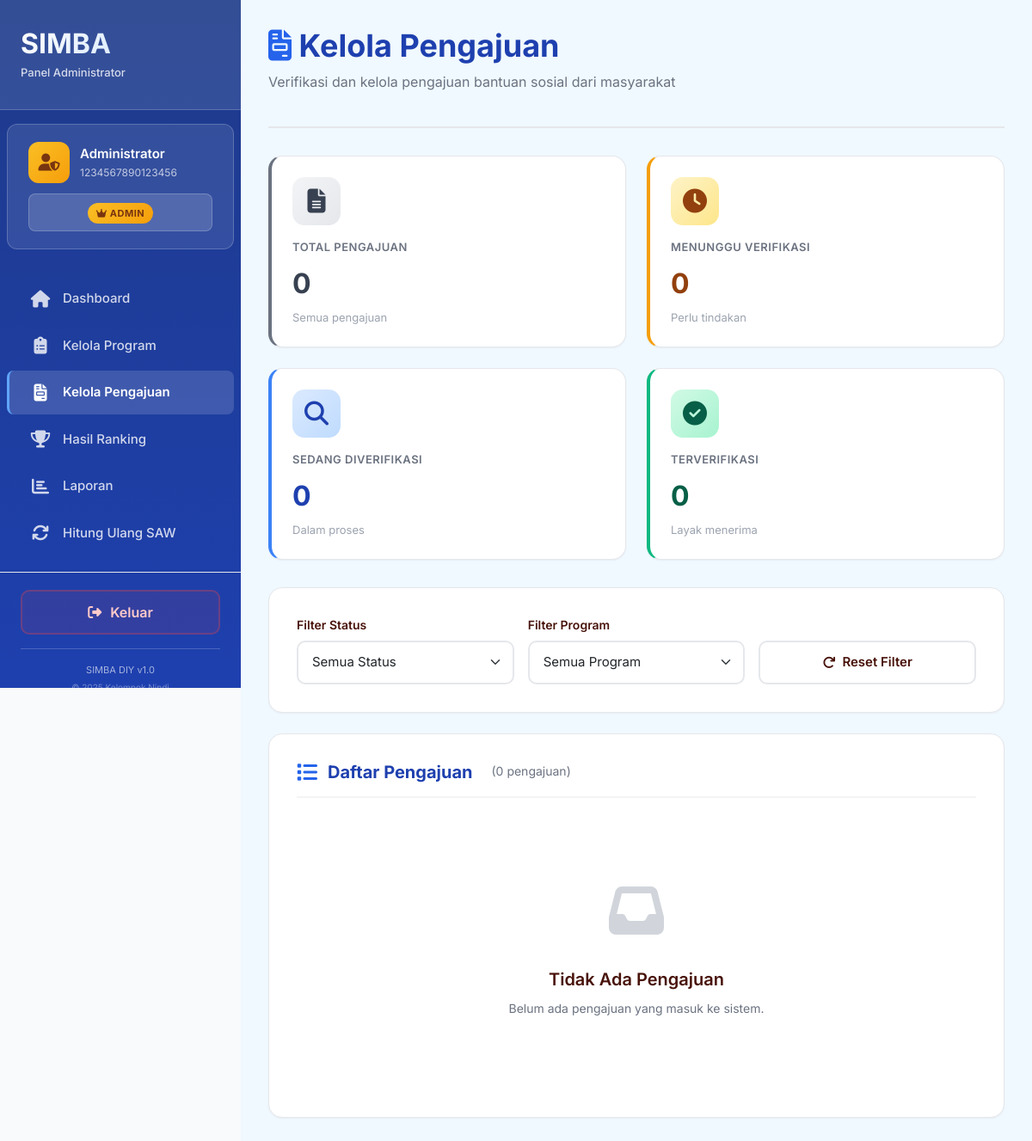
The app's page /admin/manage_submissions.php (signed in), older data.
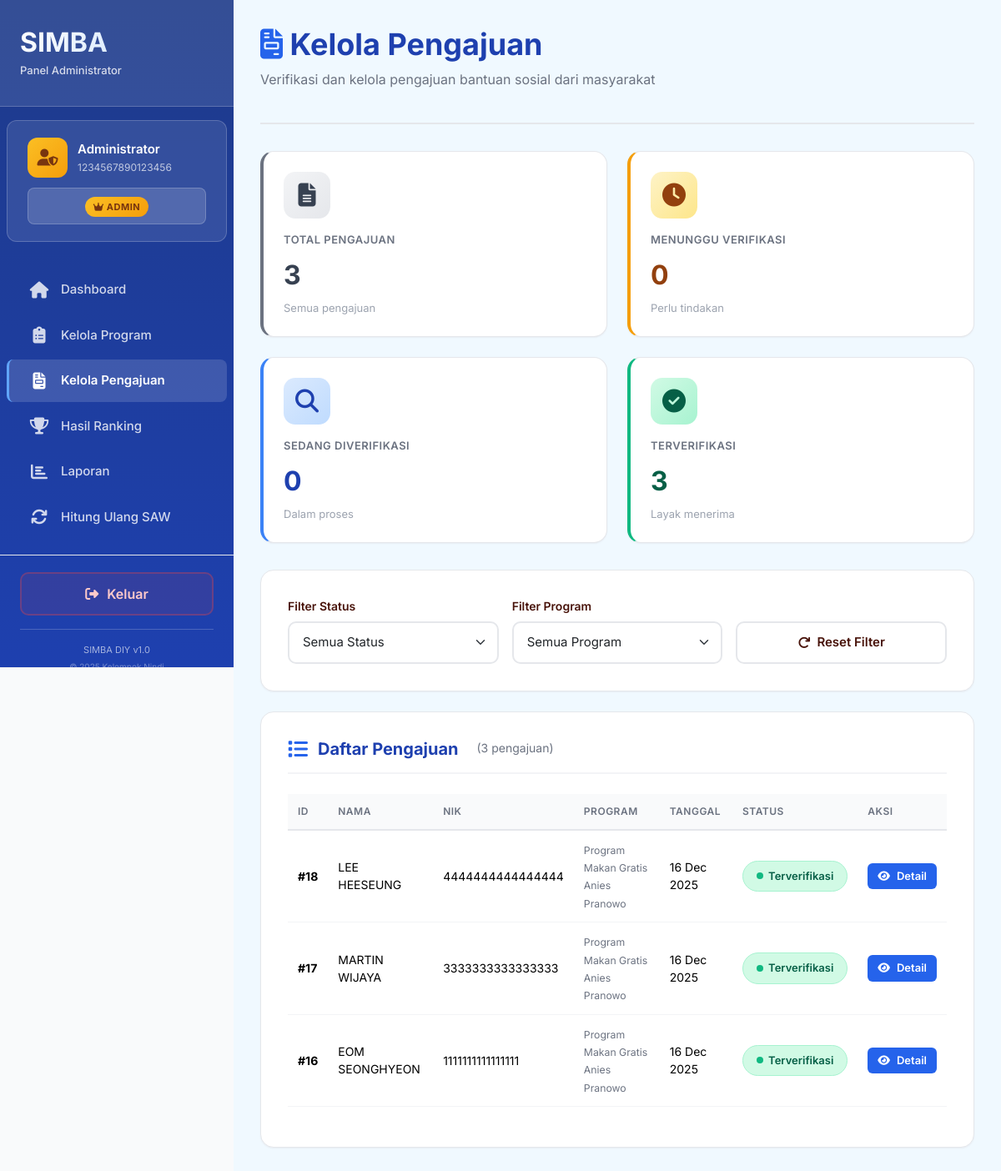
The same page, newer data.
### tables this page shows
CREATE TABLE `pengajuan` (
  `id` int(11) NOT NULL,
  `id_user` int(11) NOT NULL COMMENT 'Foreign key ke tabel user',
  `id_program` int(11) DEFAULT NULL COMMENT 'Foreign key ke program bantuan',
  `nik` varchar(16) NOT NULL COMMENT 'NIK pemohon',
  `no_kk` varchar(16) NOT NULL COMMENT 'Nomor Kartu Keluarga',
  `nama_lengkap` varchar(255) NOT NULL COMMENT 'Nama lengkap pemohon',
  `alamat` text NOT NULL COMMENT 'Alamat lengkap',
  `no_hp` varchar(15) NOT NULL COMMENT 'Nomor HP yang bisa dihubungi',
  `gaji` decimal(15,2) NOT NULL COMMENT 'Penghasilan per bulan (nilai tengah range)',
  `status_rumah` varchar(50) NOT NULL COMMENT 'Kepemilikan rumah: Sewa, Keluarga, Pribadi',
  `daya_listrik` varchar(50) NOT NULL COMMENT 'Kelistrikan: Menumpang, Pribadi 450 Watt, dst',
  `pengeluaran` decimal(15,2) NOT NULL COMMENT 'Pengeluaran per bulan (nilai tengah range)',
  `jml_keluarga` int(11) NOT NULL COMMENT 'Jumlah anggota keluarga (nilai representatif)',
  `jml_anak_sekolah` int(11) NOT NULL COMMENT 'Jumlah anak usia sekolah (5-18 tahun)',
  `status` enum('Menunggu Verifikasi','Sedang Diverifikasi','Terverifikasi','Ditolak') NOT NULL DEFAULT 'Menunggu Verifikasi' COMMENT 'Status pengajuan',
  `tanggal_dibuat` timestamp NOT NULL DEFAULT current_timestamp() COMMENT 'Waktu pengajuan dibuat'
);

CREATE TABLE `program_bantuan` (
  `id` int(11) NOT NULL,
  `nama_program` varchar(255) NOT NULL COMMENT 'Nama program bantuan',
  `deskripsi` text DEFAULT NULL COMMENT 'Deskripsi program',
  `kuota` int(11) NOT NULL COMMENT 'Jumlah penerima',
  `tanggal_mulai` date NOT NULL COMMENT 'Tanggal mulai program',
  `tanggal_selesai` date NOT NULL COMMENT 'Tanggal selesai program',
  `status` enum('Aktif','Tutup') NOT NULL DEFAULT 'Aktif' COMMENT 'Status program',
  `created_at` timestamp NOT NULL DEFAULT current_timestamp(),
  `updated_at` timestamp NOT NULL DEFAULT current_timestamp() ON UPDATE current_timestamp()
);

### admin/manage_submissions.php (the view, shortened to what the changed rows need)
<?php
$filter_status = $_GET['status'] ?? 'all';
$filter_program = $_GET['program'] ?? 'all';
$connection = getConnection();
$query = "SELECT p.*, u.nama as nama_user, pb.nama_program
          FROM pengajuan p
          JOIN user u ON p.id_user = u.id
          LEFT JOIN program_bantuan pb ON p.id_program = pb.id
          WHERE 1=1";
$query .= " ORDER BY p.tanggal_dibuat DESC";
$submissions = $connection->query($query)->fetch_all(MYSQLI_ASSOC);
?>
<!DOCTYPE html>
<html lang="id">
<head>
    <link rel="stylesheet" href="https://cdnjs.cloudflare.com/ajax/libs/font-awesome/6.5.2/css/all.min.css">
    <link href="https://cdn.jsdelivr.net/npm/bootstrap@5.3.5/dist/css/bootstrap.min.css" rel="stylesheet">
    <link rel="stylesheet" href="../css/style.css">
</head>
<body>
    <div class="dashboard-wrapper">
        <?php include('../templates/admin_sidebar.php'); ?>
        <div class="main-content" style="background-color: #f0f9ff;">
            <div class="page-header">
                <h1 class="page-title" style="color: #1e40af;">
                    <i class="fas fa-file-invoice" style="color: #2563eb;"></i> Kelola Pengajuan
                </h1>
            </div>
            <?php
            $stats = [
                'total' => count($submissions),
                'menunggu' => count(array_filter($submissions, fn($s) => $s['status'] == 'Menunggu Verifikasi')),
                'diverifikasi' => count(array_filter($submissions, fn($s) => $s['status'] == 'Sedang Diverifikasi')),
                'terverifikasi' => count(array_filter($submissions, fn($s) => $s['status'] == 'Terverifikasi')),
                'ditolak' => count(array_filter($submissions, fn($s) => $s['status'] == 'Ditolak'))
            ];
            ?>
            <div class="dashboard-cards">
                <div class="dashboard-card" style="border-left: 4px solid #6b7280;">
                    <div class="card-icon" style="background: linear-gradient(135deg, #f3f4f6 0%, #e5e7eb 100%); color: #374151;">
                        <i class="fas fa-file-alt"></i>
                    </div>
                    <div class="card-title">Total Pengajuan</div>
                    <div class="card-value" style="color: #374151;"><?php echo $stats['total']; ?></div>
                    <div class="card-description">Semua pengajuan</div>
                </div>
                <div class="dashboard-card" style="border-left: 4px solid #f59e0b;">
                    <div class="card-icon" style="background: linear-gradient(135deg, #fef3c7 0%, #fde68a 100%); color: #92400e;">
                        <i class="fas fa-clock"></i>
                    </div>
                    <div class="card-title">Menunggu Verifikasi</div>
                    <div class="card-value" style="color: #92400e;"><?php echo $stats['menunggu']; ?></div>
                    <div class="card-description">Perlu tindakan</div>
                </div>
                <div class="dashboard-card" style="border-left: 4px solid #3b82f6;">
                    <div class="card-icon" style="background: linear-gradient(135deg, #dbeafe 0%, #bfdbfe 100%); color: #1e40af;">
                        <i class="fas fa-search"></i>
                    </div>
                    <div class="card-title">Sedang Diverifikasi</div>
                    <div class="card-value" style="color: #1e40af;"><?php echo $stats['diverifikasi']; ?></div>
                    <div class="card-description">Dalam proses</div>
                </div>
                <div class="dashboard-card" style="border-left: 4px solid #10b981;">
                    <div class="card-icon" style="background: linear-gradient(135deg, #d1fae5 0%, #a7f3d0 100%); color: #065f46;">
                        <i class="fas fa-check-circle"></i>
                    </div>
                    <div class="card-title">Terverifikasi</div>
                    <div class="card-value" style="color: #065f46;"><?php echo $stats['terverifikasi']; ?></div>
                    <div class="card-description">Layak menerima</div>
                </div>
            </div>
            <div class="form-card">
                <h2 class="form-section-title" style="color: #1e40af;">
                    <i class="fas fa-list" style="color: #2563eb;"></i> Daftar Pengajuan
                    <span style="font-size: 14px; font-weight: normal; color: #6b7280; margin-left: 10px;">
                        (<?php echo count($submissions); ?> pengajuan)
                    </span>
                </h2>
                <?php if (empty($submissions)): ?>
                    <div class="empty-state">
                        <div class="empty-state-icon">
                            <i class="fas fa-inbox"></i>
                        </div>
                        <div class="empty-state-title">Tidak Ada Pengajuan</div>
                        <div class="empty-state-description">
                            <?php if ($filter_status != 'all' || $filter_program != 'all'): ?>
                                Tidak ada pengajuan dengan filter yang dipilih. <a href="manage_submissions.php">Reset filter</a>
                            <?php else: ?>
                                Belum ada pengajuan yang masuk ke sistem.
                            <?php endif; ?>
                        </div>
                    </div>
                <?php else: ?>
                    <div class="table-responsive">
                        <table class="table">
                            <thead>
                                <tr>
                                    <th>ID</th>
                                    <th>Nama</th>
                                    <th>NIK</th>
                                    <th>Program</th>
                                    <th>Tanggal</th>
                                    <th>Status</th>
                                    <th>Aksi</th>
                                </tr>
                            </thead>
                            <tbody>
                                <?php foreach ($submissions as $sub): ?>
                                    <tr>
                                        <td><strong>#<?php echo $sub['id']; ?></strong></td>
                                        <td><?php echo htmlspecialchars($sub['nama_lengkap']); ?></td>
                                        <td><?php echo $sub['nik']; ?></td>
                                        <td>
                                            <small style="color: #6b7280;">
                                                <?php echo $sub['nama_program'] ? htmlspecialchars($sub['nama_program']) : 'Tidak ada program'; ?>
                                            </small>
                                        </td>
                                        <td><?php echo date('d M Y', strtotime($sub['tanggal_dibuat'])); ?></td>
                                        <td>
                                            <span class="status-badge status-<?php echo strtolower(str_replace(' ', '', $sub['status'])); ?>">
                                                <?php echo $sub['status']; ?>
                                            </span>
                                        </td>
                                        <td>
                                            <a href="?id=<?php echo $sub['id']; ?>" class="btn btn-sm" style="background-color: #2563eb; color: white; padding: 6px 12px; border-radius: 6px; font-size: 13px;">
                                                <i class="fas fa-eye"></i> Detail
                                            </a>
                                        </td>
                                    </tr>
                                <?php endforeach; ?>
                            </tbody>
                        </table>
                    </div>
                <?php endif; ?>
            </div>
        </div>
    </div>
</body>
</html>

Row changes from the older to the newer data that the page shows:
added pengajuan: jml_keluarga "3", jml_anak_sekolah "0", id "16", nama_lengkap "EOM SEONGHYEON", nik "1111111111111111", id_program.nama_program "Program Makan Gratis Anies Pranowo", tanggal_dibuat "16 Dec 2025", status "Terverifikasi"
added pengajuan: id "18", nama_lengkap "LEE HEESEUNG", nik "4444444444444444", id_program.nama_program "Program Makan Gratis Anies Pranowo", tanggal_dibuat "16 Dec 2025", status "Terverifikasi"
added pengajuan: id "17", nama_lengkap "MARTIN WIJAYA", nik "3333333333333333", id_program.nama_program "Program Makan Gratis Anies Pranowo", tanggal_dibuat "16 Dec 2025", status "Terverifikasi"
Text that changed along with them:
count($submissions): "0" → "3"
$stats['total']: "0" → (not shown)
$stats['menunggu']: "0" → (not shown)
$stats['diverifikasi']: "0" → (not shown)
$stats['terverifikasi']: "0" → (not shown)
text no longer shown: "Tidak Ada Pengajuan Belum ada pengajuan yang masuk ke sistem."
text now shown: "ID NAMA NIK PROGRAM TANGGAL STATUS AKSI"
